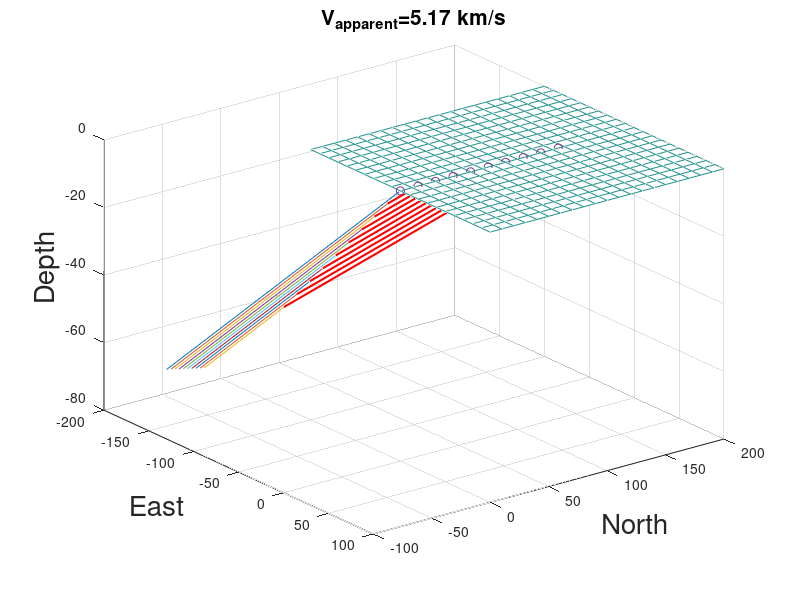

Here is the MATLAB script that generated this plot: (Note: this script raises an error after producing the figure.)
function Vapparent=slab_ray_tracing(i,Baz)
% v=slab_ray_tracing(i,Baz)
% This program computes and calculate the ray path and the travel times for
% an incoming P wave that hits the slab at an oblique angle. In this case
% we consider that the origin (0,0,0) is Mexico City and the slab is
% subducting Northwards at an angle alpha.
%
% By Paul Davis and Luis Dominguez, Nov 2008.
% 
% for m=1:5;
% for j=1:19

%clc
%clear all
close all

% All angles are measured in degrees.
if nargin==0
    i=70;       % Incident angle measured from the vertical
    Baz=250;
elseif nargin==1
    i=40;
end
i;
Baz;
az=Baz-180;     % Azimuth of the incomming wave
alpha=90;   % Diping angle of the slab
num_sta=10;  % Number of stations
spacing=15; % Spacing in km
D=200;      % Offset in km
Vp=4.75;%8.0;
Vs=3.6;%4.0;
%Vs=Vp;
FS=20;

r=[sind(i)*cosd(az),sind(i)*sind(az),cosd(i)];% Incident ray - unit vector
n=[sind(alpha),0,cosd(alpha)];  % Perpendicular to the slab.
theta=acosd(r*n');              % Incident angle.
%phi=asind(sind(theta)/sqrt(3)); % Refracted angle. I commented this line
                                 %bc I think is wrong. I use next line instead
phi=asind(Vs*sind(theta)/Vp);

if cross(r,n)==0 & sind(theta)==0
    xp=[0 1 0];   % The vector n is parallel to the normal to the slab
else
    xp=cross(r,n)./sind(theta);     % x' unitary vector - Lies inside the 
end
                                % slab.
yp=r;                           % y' unitary vector - Parallel to the 
                                % inicident angle.
zp=cross(xp,r);                 % z' unitary vector - It is not inside the 
                                % slab.
delta=theta-phi;                % Angle between o and y'
o=[ cosd(delta)*yp(1)+sind(delta)*zp(1),...
    cosd(delta)*yp(2)+sind(delta)*zp(2),...
    cosd(delta)*yp(3)+sind(delta)*zp(3)]; % o refrated ray

R=[ 1, 0, 0, o(1); ...
    0, 1, 0, o(2); ...
    0, 0, 1, o(3); ...
    1, 0, cotd(alpha), 0];
eigen_values=eig(R);
if min(abs(eigen_values))<=0.0001
    %disp(['Warning Eigen Values near to cero - min=' num2str(min(eigen_values))])
end

% Slab picture
figure(1)
set(1,'tag','slab')
x_s=0:10:200;
y_s=-100:10:100;
[Xs Ys]=meshgrid(x_s,y_s);
Zs=-Xs.*tand(alpha);
mesh(Xs,Ys,Zs);
%shading interp
%colormap gray
%light('Position',[100 0 0],'Style','infinite');
xlabel('North','FontSize',FS)
ylabel('East','FontSize',FS)
zlabel('Depth','FontSize',FS)
set(gca,'YDir','rev')
hold on
mesh(Xs,Ys,zeros(size(Zs)),'FaceAlpha',0.5)


for k=1:num_sta
    x=(k-1)*spacing;
    y=0;
    z=0;
    X=[x y z 0]';
    
    X0=pinv(R)*X;
    s=X0(4);
    
    rb_x=[X0(1)-D*r(1), X0(1)];
    rb_y=[X0(2)-D*r(2), X0(2)];
    rb_z=[X0(3)-D*r(3), X0(3)];
    % b stands for backwards
    
    o_x=[X0(1), X0(1)+o(1)*s];
    o_y=[X0(2), X0(2)+o(2)*s];
    o_z=[X0(3), X0(3)+o(3)*s];
    % f stands for forward
    
   plot3(o_x,o_y,o_z,'r','LineWidth',1.5)
   
   D=200;
   
   d=r(1)*X0(1)+r(2)*X0(2)+r(3)*X0(3)+D;

   ri1=[X0(1)-d*r(1),X0(1)];
   ri2=[X0(2)-d*r(2),X0(2)];
   ri3=[X0(3)-d*r(3),X0(3)];
   
   plot3(ri1,ri2,ri3)
   
   x_sta(k)=x;
   Tss(k)=s/Vs;   % Time from the (s)lab to the (s)urface
   Tps(k)=d/Vp;   % Time from the (p)lane wave to the (s)lab
   
       
end
plot3(x_sta,zeros(size(x_sta)),zeros(size(x_sta)),'o')

T=Tss+Tps;

DT=T-min(T);
Vapparent=x_sta./DT;

if nargout==1
    close all
    Vapparent=Vapparent(end);
else
    title(['V_{apparent}=' num2str(Vapparent(end),'%10.2f') ' km/s'],...
        'FontSize',15);
    set(gcf,'Color','w')
    Content=['\alpha: ' num2str(alpha) '    i: ' num2str(i)];
    annotation('textbox','EdgeColor','w','Position',...
        [0 0 0.3 0.1],'String',Content)
end
    
%axis equal
%Va(j,m)=Vapparent(end);

% end
% end
%az=180+5*((1:19)-1)                                ;
%close all
%plot(az,Va)                                